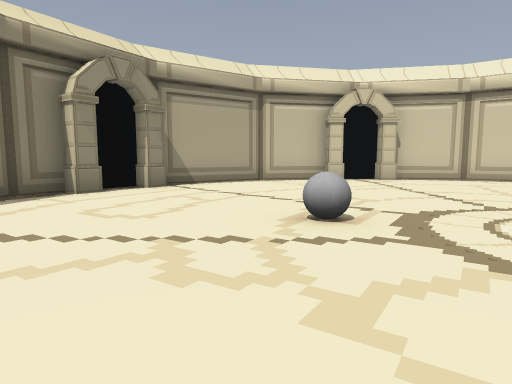
View 1 (above)

12 first-person views from a walk through a level from a Godot 3-D game. The camera is 1.3 m above the floor, tilts 6° down and sees 75° across. The floor is counted in squares, 2 m on a side. Each view is taken from the middle of a square. On the plan, view 1 faces up. The plan holds only what a view shows up to about 10 squares ahead; the rest is blank.

View 2
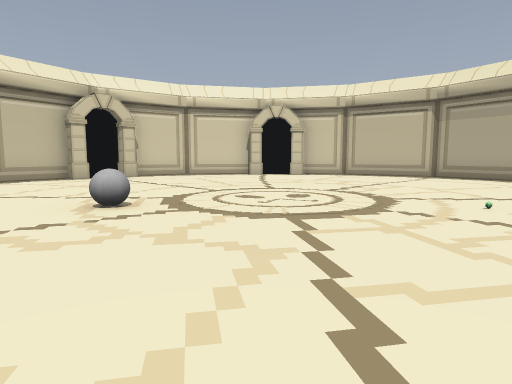

View 3
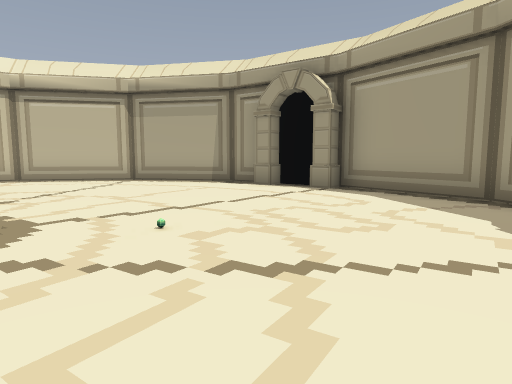

View 4
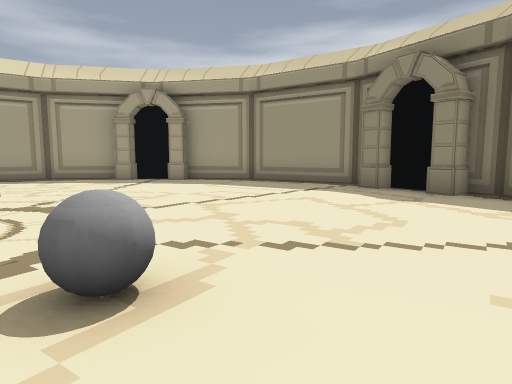

View 5
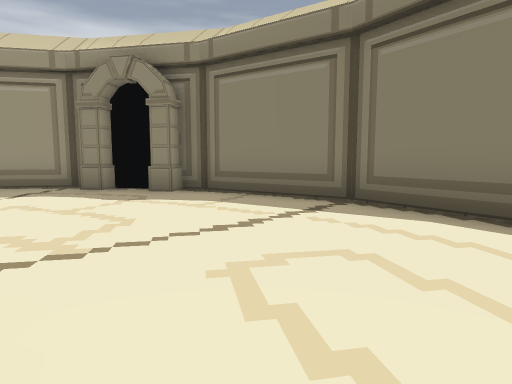

View 6
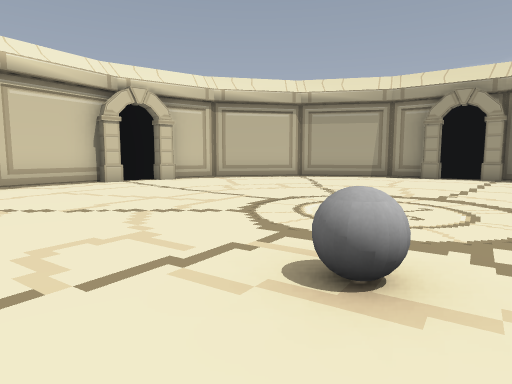

View 7
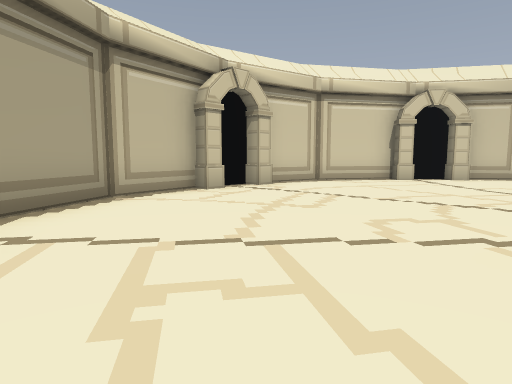

View 8
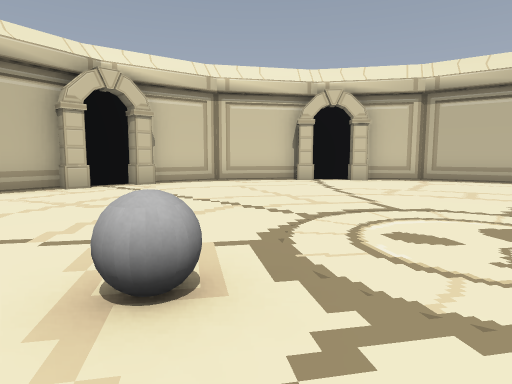

View 9
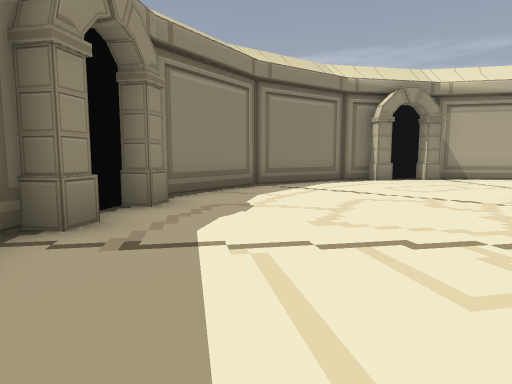

View 10
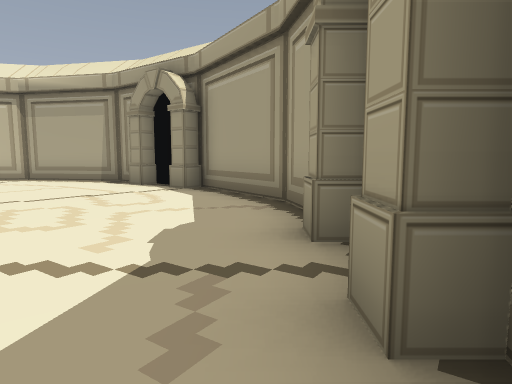

View 11
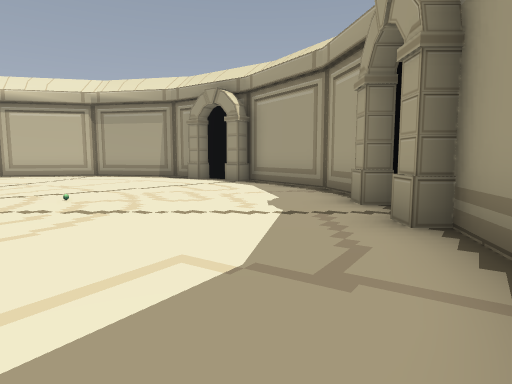

View 12
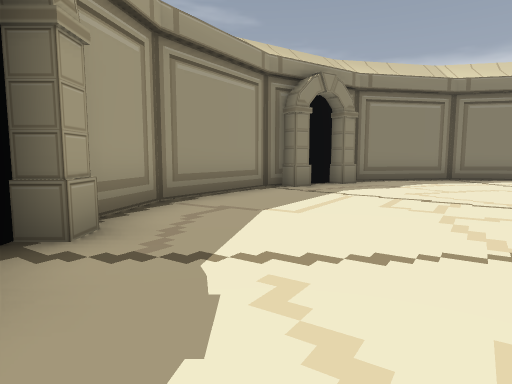

### Floor plan
Points are (right, up) in squares from view 1. A wall is a line through its corners. A room is listed if a view was taken in it or the views show most of it. See-through windows are left out.
Room 1 (views 1, 2, 3, 4, 5, 6, 7, 8, 9, 10, 11, 12)
walls: (2.5, 9.5) (2.1, 9.5); (4, 9.5) (3.5, 9.5); (7.9, 7.5) (7.6, 7.9) (7.9, 8.1) (5.9, 9.4) (4.1, 9.8); (-2, 7.4) (-2.3, 7); (-2.9, 6.2) (-3.1, 5.8); (8.9, 6.3) (8.5, 6.7) (8.8, 7) (8.1, 7.8); (2.1, 9.8) (0.1, 9.4) (-2.2, 7.9); (3.5, 9.9) (2.5, 9.9); (-2.6, 7.3) (-3.1, 6.5); (-3.5, 6.1) (-3.9, 5.4) (-4.5, 2.5) (-3.9, -0.4) (-3.7, -0.8) (-3.3, -0.5) (-3, -0.9) (-3.4, -1.1) (-2.3, -2.8) (0.1, -4.4) (2.1, -4.8); (-2.5, -1.8) (-2.2, -2.1) (-2.6, -2.4); (3.5, -4.5) (4, -4.5); (2.1, -4.5) (2.5, -4.5); (9.5, -1.1) (9.9, -0.5) (10.5, 2.5) (9.9, 5.4) (9.1, 6.6); (8.2, -2.8) (9.1, -1.6) (8.8, -1.4) (9.1, -0.9); (4, -4.8) (5.9, -4.4) (8.3, -2.8) (7.9, -2.5) (8.2, -2.1); (2.5, -4.9) (3.5, -4.9)
objects: other object (1, 3); other object (4, 0)

Positions as (right, up) in squares from view 1, and headings:
1: (0, 0), facing up
2: (-1, -1), facing up-right
3: (1, -1), facing right
4: (0, 5), facing down
5: (0, 5), facing down-left
6: (-1, 4), facing right
7: (-2, 4), facing up-right
8: (0, 2), facing up-right
9: (1, -3), facing up-left
10: (1, -4), facing right
11: (-1, -3), facing right
12: (5, -3), facing left
